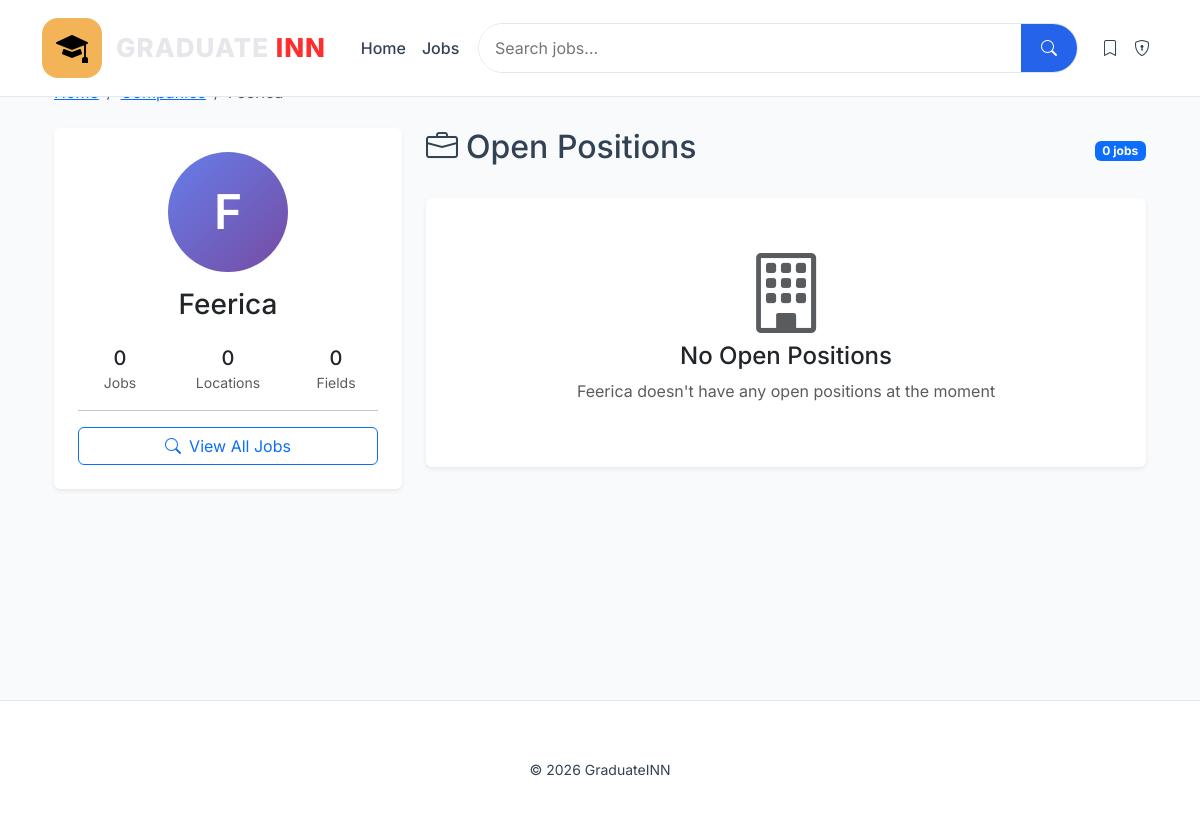
The app's page /company/Feerica, older data.
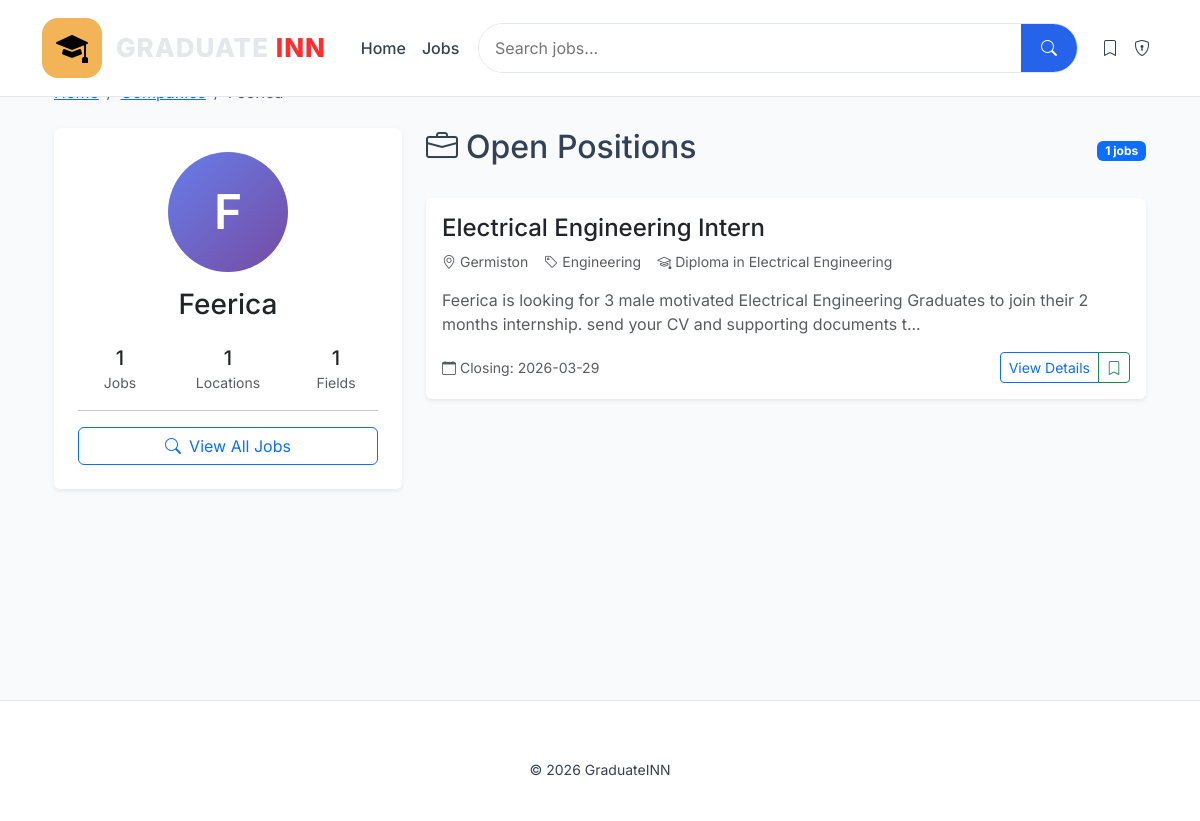
The same page, newer data.
### tables this page shows
CREATE TABLE jobs(
        id INTEGER PRIMARY KEY AUTOINCREMENT,
        title TEXT,
        company TEXT,
        location TEXT,
        field TEXT,
        qualification TEXT,
        description TEXT,
        requirements TEXT,
        application_link TEXT,
        closing_date TEXT,
        created_date TEXT DEFAULT CURRENT_DATE,
        salary_range TEXT,
        job_type TEXT,
        experience_level TEXT,
        views INTEGER DEFAULT 0,
        is_featured INTEGER DEFAULT 0,
        posted_by INTEGER,
        FOREIGN KEY (posted_by) REFERENCES users(id)
    );

### app.py (the view)
@app.route("/company/<company_name>")
def browse_by_company(company_name):
    conn = get_db()
    jobs = conn.execute("""
    SELECT * FROM jobs
    WHERE company = ?
    ORDER BY id DESC
    """, (company_name,)).fetchall()
    stats = conn.execute("""
    SELECT COUNT(*) as job_count,
           COUNT(DISTINCT location) as location_count,
           COUNT(DISTINCT field) as field_count
    FROM jobs
    WHERE company = ?
    """, (company_name,)).fetchone()
    conn.close()
    return render_template("browse_company.html",
                         jobs=jobs,
                         company_name=company_name,
                         stats=stats)

### app.py (called while the page is built)
def get_db():
    conn = sqlite3.connect(DATABASE)
    conn.row_factory = sqlite3.Row
    return conn

### templates/browse_company.html (shortened to what the changed rows need)
{% extends "base.html" %}
{% block content %}
<div class="container">
    <div class="row">
        <div class="col-lg-4 mb-4">
            <div class="card border-0 shadow-sm">
                <div class="card-body text-center p-4">
                    <div class="company-logo-large mb-3">
                        {{ company_name[0] }}
                    </div>
                    <h3>{{ company_name }}</h3>
                    {% if stats %}
                    <div class="row mt-4">
                        <div class="col-4">
                            <h5 class="mb-0">{{ stats.job_count }}</h5>
                            <small class="text-muted">Jobs</small>
                        </div>
                        <div class="col-4">
                            <h5 class="mb-0">{{ stats.location_count }}</h5>
                            <small class="text-muted">Locations</small>
                        </div>
                        <div class="col-4">
                            <h5 class="mb-0">{{ stats.field_count }}</h5>
                            <small class="text-muted">Fields</small>
                        </div>
                    </div>
                    {% endif %}
                    <hr>
                    <a href="/search?company={{ company_name }}" class="btn btn-outline-primary w-100">
                        <i class="bi bi-search me-2"></i>View All Jobs
                    </a>
                </div>
            </div>
        </div>
        <div class="col-lg-8">
            <div class="d-flex justify-content-between align-items-center mb-4">
                <h2>
                    <i class="bi bi-briefcase me-2"></i>Open Positions
                </h2>
                <span class="badge bg-primary">{{ jobs|length }} jobs</span>
            </div>
            {% if jobs %}
                {% for job in jobs %}
                <div class="card job-card mb-4 border-0 shadow-sm hover-lift">
                    <div class="card-body">
                        <h4 class="card-title mb-2">
                            <a href="/job/{{ job.id }}" class="text-decoration-none text-dark">
                                {{ job.title }}
                            </a>
                        </h4>
                        <div class="d-flex flex-wrap gap-3 text-muted small mb-3">
                            <span><i class="bi bi-geo-alt me-1"></i>{{ job.location }}</span>
                            <span><i class="bi bi-tag me-1"></i>{{ job.field }}</span>
                            <span><i class="bi bi-mortarboard me-1"></i>{{ job.qualification }}</span>
                        </div>
                        <p class="card-text text-muted mb-3">
                            {{ job.description[:150] }}...
                        </p>
                        <div class="d-flex justify-content-between align-items-center">
                            <div class="text-muted small">
                                <i class="bi bi-calendar me-1"></i>Closing: {{ job.closing_date }}
                            </div>
                            <div class="btn-group">
                                <a href="/job/{{ job.id }}" class="btn btn-outline-primary btn-sm">
                                    View Details
                                </a>
                                <a href="/save_job/{{ job.id }}" class="btn btn-outline-success btn-sm">
                                    <i class="bi bi-bookmark"></i>
                                </a>
                            </div>
                        </div>
                    </div>
                </div>
                {% endfor %}
            {% else %}
                <div class="card border-0 shadow-sm">
                    <div class="card-body text-center py-5">
                        <i class="bi bi-building display-1 text-muted mb-3"></i>
                        <h4>No Open Positions</h4>
                        <p class="text-muted">{{ company_name }} doesn't have any open positions at the moment</p>
                    </div>
                </div>
            {% endif %}
        </div>
    </div>
</div>
{% endblock %}

Row changes from the older to the newer data that the page shows:
added jobs: company "Feerica", title "Electrical Engineering Intern", location "Germiston", field "Engineering", qualification "Diploma in Electrical Engineering", description "Feerica is looking for 3 male motivated Electrical Engineering Graduates to join their 2 months internship. send your CV and supporting documents t", closing_date "2026-03-29"
Text that changed along with them:
{{ stats.job_count }}: "0" → "1"
{{ stats.location_count }}: "0" → "1"
{{ stats.field_count }}: "0" → "1"
{{ jobs|length }}: "0" → "1"
{{ company_name }}: "Feerica" → (not shown)
text no longer shown: "No Open Positions doesn't have any open positions at the moment"
